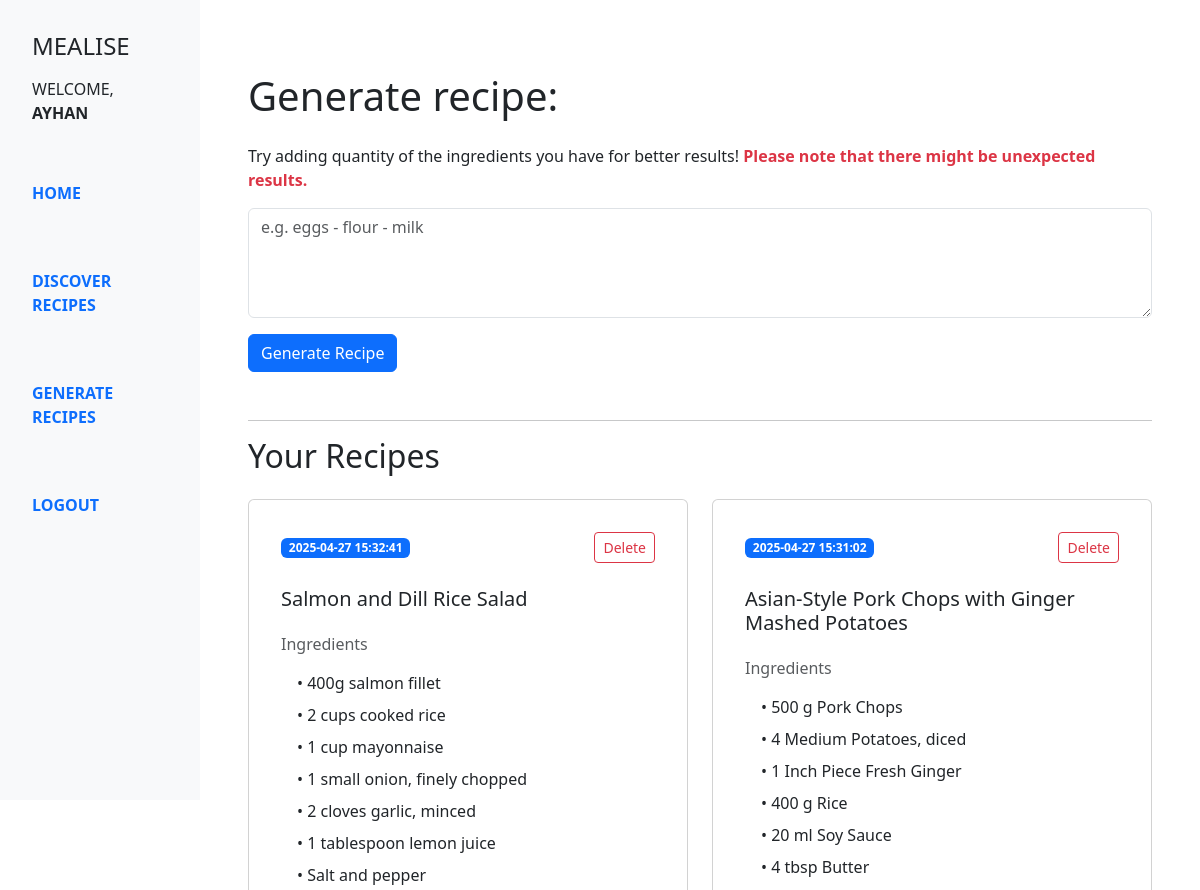
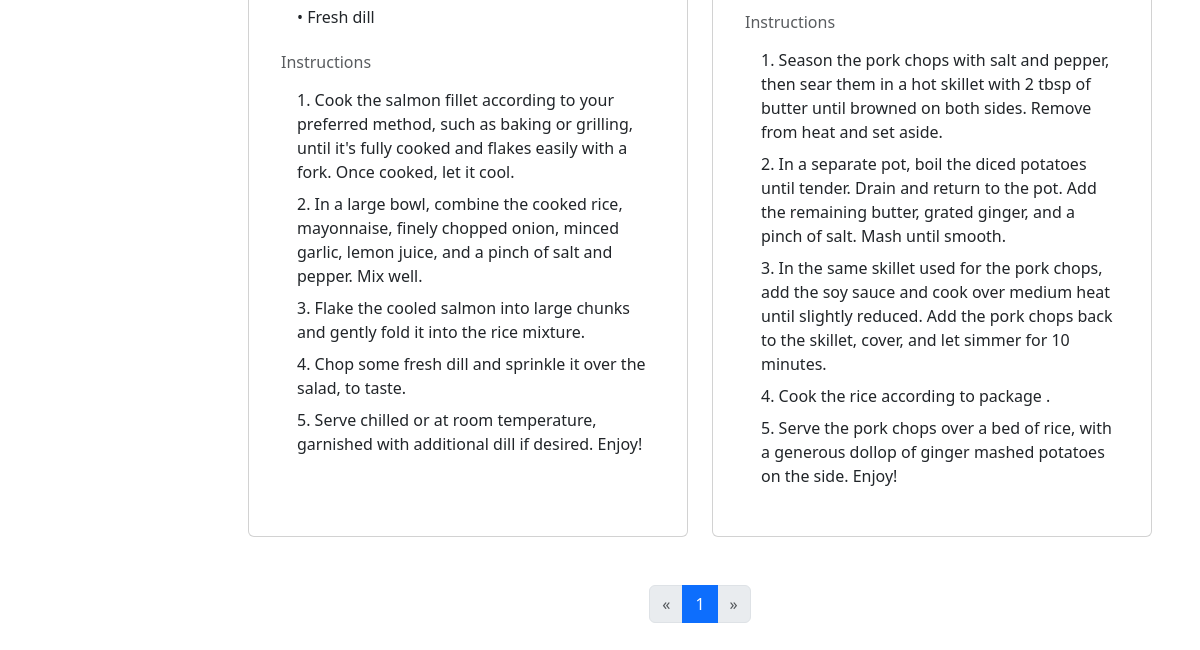
Before: /recipes (signed in) with the older database file (2 pictures, top to bottom).
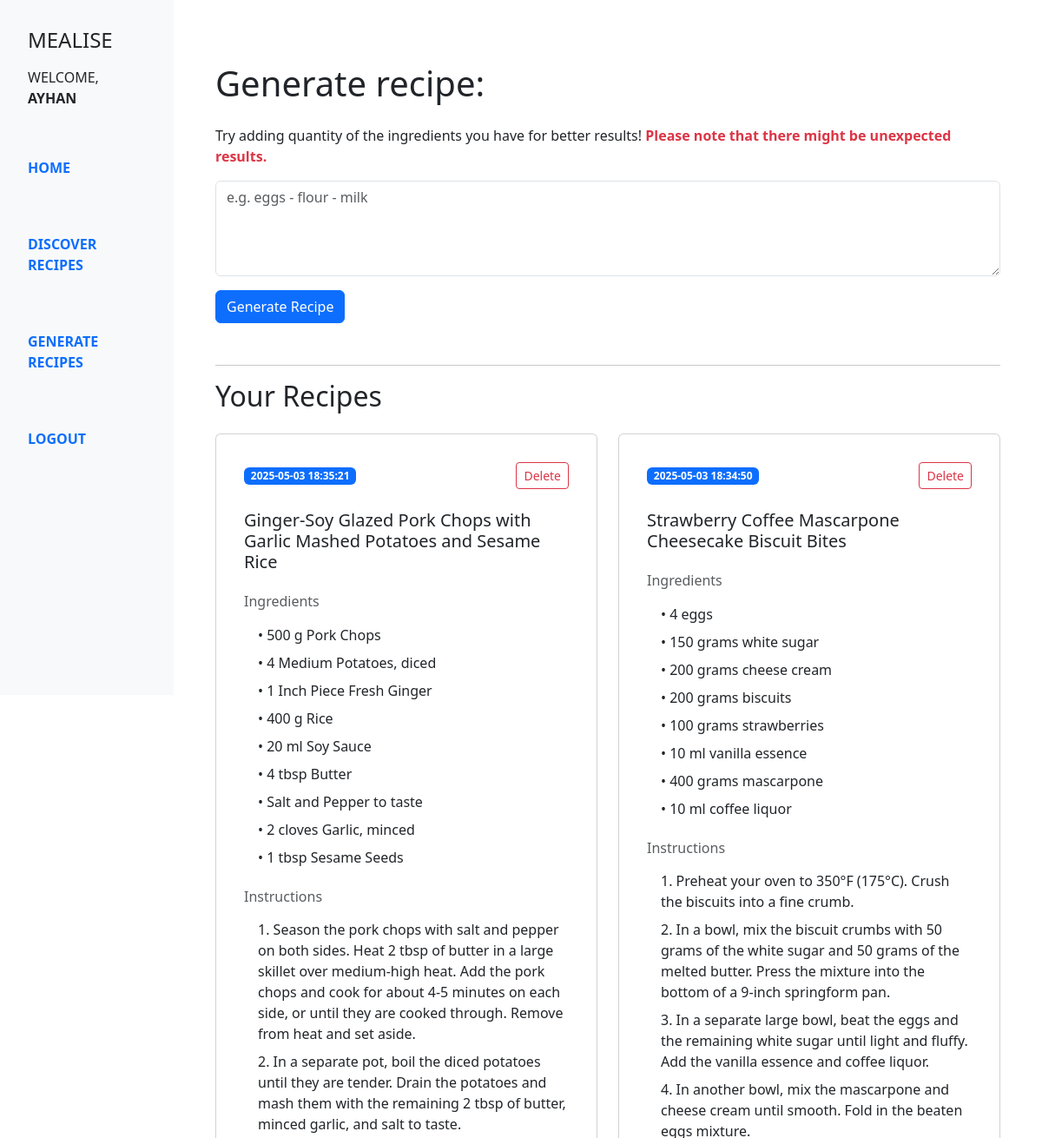
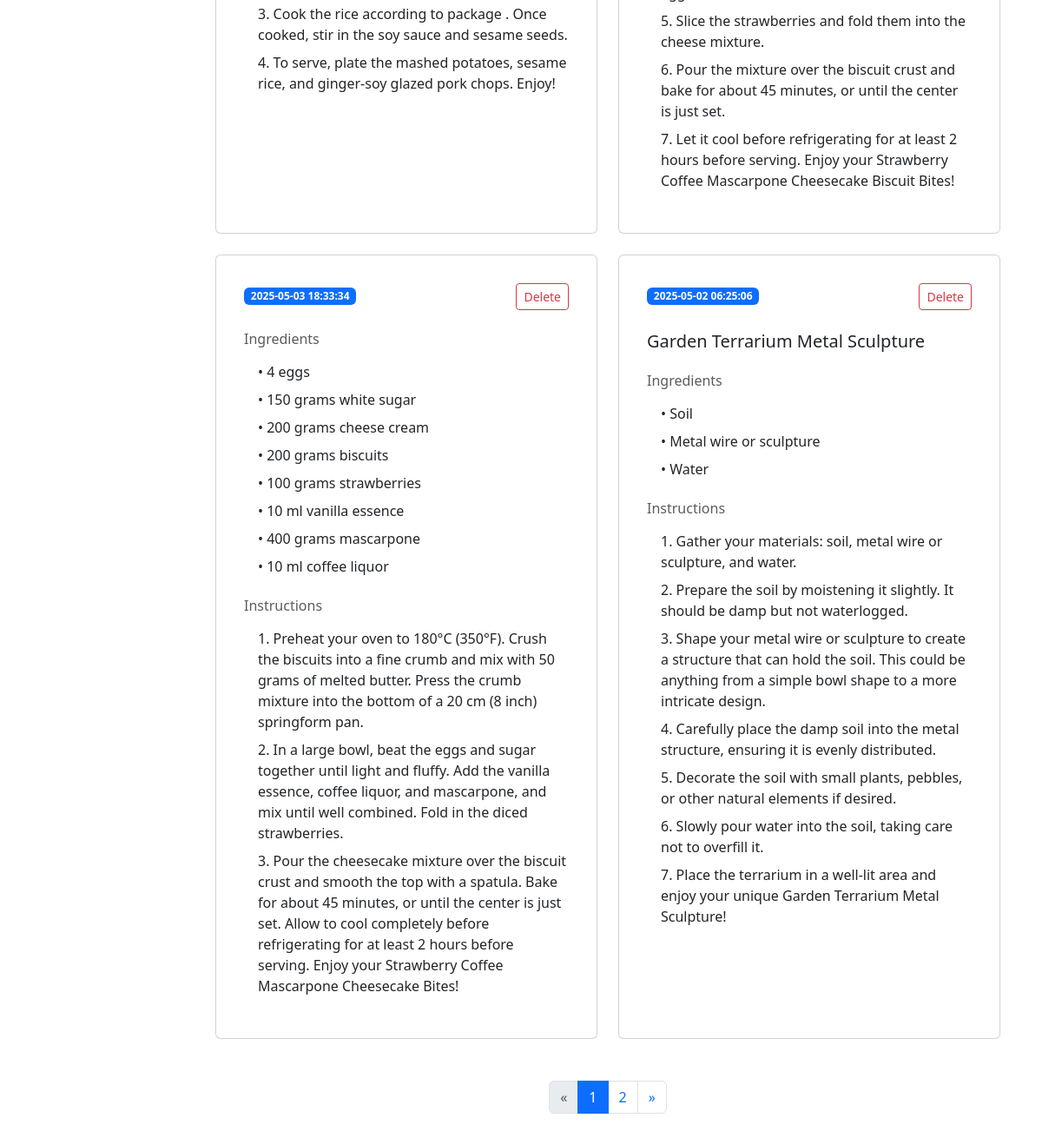
After: the same page with the newer database file (2 pictures, top to bottom).
### models/models.py (models this page shows, shortened)
class User(db.Model, UserMixin):  # Inherit from UserMixin for Flask-Login
    id = db.Column(db.Integer, primary_key=True)
    username = db.Column(db.String(120), unique=True, nullable=False)
    email = db.Column(db.String(120), unique=True, nullable=False)
    password = db.Column(db.String(120), nullable=False)
    @property
    def is_authenticated(self):
        return True

class Recipe(db.Model):
    id = db.Column(db.Integer, primary_key=True)
    username = db.Column(db.String(150), db.ForeignKey('user.username'), nullable=False)
    ingredients = db.Column(db.String(500), nullable=False)
    recipe = db.Column(db.String(1000), nullable=False)
    title = db.Column(db.String(150), nullable=False)
    created_at = db.Column(db.DateTime, nullable=False)

### routes/recipes.py (the view)
@recipes_bp.route('/recipes', methods=['GET'])
@login_required
def gen_recipe_page() :
    if not current_user.is_authenticated :
        print("User not logged in, redirecting to login page...")
        return redirect(url_for('auth.login'))
    username = current_user.username
    from models.models import Recipe
    page = request.args.get('page', 1, type=int)
    per_page = 4
    recipes = Recipe.query.filter_by(username=username).order_by(Recipe.created_at.desc()).paginate(page=page, per_page=per_page)
    return render_template('recipe_page.html', recipes=recipes)

### app.py (called while the page is built)
def create_app():
    app = Flask(__name__)
    app.secret_key = os.getenv('FLASK_SECRET_KEY')
    app.config['SQLALCHEMY_DATABASE_URI'] = os.getenv('DATABASE_URI')
    app.config['SQLALCHEMY_TRACK_MODIFICATIONS'] = False
    app.register_blueprint(auth_bp)
    app.register_blueprint(recipes_bp)
    app.register_blueprint(home_bp)
    app.register_blueprint(spoonacular_bp)
    db.init_app(app)
    bcrypt.init_app(app)
    login_manager = LoginManager()
    login_manager.init_app(app)
    login_manager.login_view = 'auth.login'  # Redirect to login page if not authenticated
    @login_manager.user_loader
    def load_user(user_id) :
        return db.session.get(User, int(user_id))  # Updated method to avoid the legacy warning
    with app.app_context():
        db.create_all()
    return app

### templates/recipe_page.html (shortened to what this page needs)
{% extends 'base.html' %}
{% block content %}
<div class="container py-5 px-4">
    <h1 class="mb-4">Generate recipe: </h1>
    <p>Try adding quantity of the ingredients you have for better results! <span class="text-danger fw-bold">Please note that there might be unexpected results.</span></p>
    <form id="generateForm" method="POST" action="{{ url_for('recipes.generate_and_save_recipe') }}" class="mb-5">
        <div class="mb-3">
            <textarea name="ingredients" id="ingredients" class="form-control" rows="4" placeholder="e.g. eggs - flour - milk" required></textarea>
        </div>
        <button type="submit" class="btn btn-primary">Generate Recipe</button>
    </form>
    <hr>
    <h2 class="mb-4">Your Recipes</h2>
    <div class="row g-4">
        {% for recipe in recipes.items %}
            <div class="col-md-6 d-flex">
                <div class="card w-100 h-100 p-3">
                    <div class="card-body d-flex flex-column">
                        <div>
                            <div class="d-flex align-items-center justify-content-between mb-4">
                                <span class="badge bg-primary">{{ recipe.created_at }}</span>
                                <form method="POST" action="{{ url_for('recipes.delete_recipe', recipe_id=recipe.id) }}" onsubmit="return confirm('Are you sure you want to delete this recipe?');">
                                    <button type="submit" class="btn btn-outline-danger btn-sm">Delete</button>
                                </form>
                            </div>
                            <h5 class="card-title mb-4">{{ recipe.title }}</h5>
                            <h6 class="text-muted mb-3">Ingredients</h6>
                            <ul class="list-unstyled ps-3 mb-4">
                                {% for ingredient in recipe.ingredients.split('--') %}
                                    {% if ingredient.strip() %}
                                        <li class="mb-2">• {{ ingredient.strip() }}</li>
                                    {% endif %}
                                {% endfor %}
                            </ul>
                            <h6 class="text-muted mb-3">Instructions</h6>
                            <ol class="ps-3 list-unstyled">
                                {% for step in recipe.recipe.split('\n') %}
                                    {% if step.strip() %}
                                        <li class="mb-2">{{ step.strip() }}</li>
                                    {% endif %}
                                {% endfor %}
                            </ol>
                        </div>
                    </div>
                </div>
            </div>
        {% endfor %}
    </div>
    <nav aria-label="Recipe navigation" class="mt-5">
        <ul class="pagination justify-content-center">
            {% if recipes.has_prev %}
                <li class="page-item">
                    <a class="page-link" href="{{ url_for('recipes.gen_recipe_page', page=recipes.prev_num) }}" aria-label="Previous">
                        <span aria-hidden="true">&laquo;</span>
                    </a>
                </li>
            {% else %}
                <li class="page-item disabled">
                    <span class="page-link" aria-label="Previous">&laquo;</span>
                </li>
            {% endif %}
            {% for page_num in range(1, recipes.pages + 1) %}
                <li class="page-item {% if page_num == recipes.page %}active{% endif %}">
                    <a class="page-link" href="{{ url_for('recipes.gen_recipe_page', page=page_num) }}">{{ page_num }}</a>
                </li>
            {% endfor %}
            {% if recipes.has_next %}
                <li class="page-item">
                    <a class="page-link" href="{{ url_for('recipes.gen_recipe_page', page=recipes.next_num) }}" aria-label="Next">
                        <span aria-hidden="true">&raquo;</span>
                    </a>
                </li>
            {% else %}
                <li class="page-item disabled">
                    <span class="page-link" aria-label="Next">&raquo;</span>
                </li>
            {% endif %}
        </ul>
    </nav>
</div>
{% endblock %}

### templates/base.html (shortened to what this page needs)
<!DOCTYPE html>
<html lang="en">
<head>
  <link href="https://cdn.jsdelivr.net/npm/bootstrap@5.3.5/dist/css/bootstrap.min.css" rel="stylesheet">
</head>
<body>
  <div class="container-fluid">
    <div class="row min-vh-100">
      <nav class="col-md-3 col-lg-2 d-md-block bg-light sidebar p-3 text-uppercase fw-semibold position-fixed" style="height: 100vh;">
        <h4 class="m-3">Mealise</h4>
        {% if current_user.is_authenticated %}
        <p class="px-3 fw-lighter">Welcome, <b>{{ current_user.username }}</b></p>
      {% endif %}
        <ul class="nav flex-column mt-5">
          <li class="nav-item mb-5">
            <a class="nav-link active" href="{{ url_for('home.landing') }}">Home</a>
          </li>
          <li class="nav-item mb-5">
            <a class="nav-link" href="{{ url_for('spoonacular.unified_discover') }}">Discover Recipes</a>
          </li>
          <li class="nav-item mb-5">
            <a class="nav-link" href="{{ url_for('recipes.gen_recipe_page') }}">Generate Recipes</a>
          </li>
          <li class="nav-item mb-1">
            {% if current_user.is_authenticated %}
          <a class="nav-link" href="{{ url_for('auth.logout') }}">Logout</a>
        {% else %}
          <a class="nav-link" href="{{ url_for('auth.login') }}">Login</a>
        {% endif %}
          </li>
        </ul>
      </nav>
      <main class="col-md-9 ms-sm-auto col-lg-10 px-md-4 py-4">
        {% block content %}
        {% endblock %}
      </main>
    </div>
  </div>
</body>
</html>

Changed rows visible on the page:
no longer on this page (row unchanged): Recipe: created_at "2025-04-27 15:32:41", title "Salmon and Dill Rice Salad", strip "400g salmon fillet" "2 cups cooked rice" "1 cup mayonnaise" "1 small onion, finely chopped" "2 cloves garlic, minced" "1 tablespoon lemon juice" "Salt and pepper" "Fresh dill", strip "1. Cook the salmon fillet according to your preferred method, such as baking or grilling, until it's fully cooked and flakes easily with a fork. Once cooked, let it cool." "2. In a large bowl, combine the cooked rice, mayonnaise, finely chopped onion, minced garlic, lemon juice, and a pinch of salt and pepper. Mix well." "3. Flake the cooled salmon into large chunks and gently fold it into the rice mixture." "4. Chop some fresh dill and sprinkle it over the salad, to taste." "5. Serve chilled or at room temperature, garnished with additional dill if desired. Enjoy!"
no longer on this page (row unchanged): Recipe: created_at "2025-04-27 15:31:02", title "Asian-Style Pork Chops with Ginger Mashed Potatoes", strip "500 g Pork Chops" "4 Medium Potatoes, diced" "1 Inch Piece Fresh Ginger" "400 g Rice" "20 ml Soy Sauce" "4 tbsp Butter", strip "1. Season the pork chops with salt and pepper, then sear them in a hot skillet with 2 tbsp of butter until browned on both sides. Remove from heat and set aside." "2. In a separate pot, boil the diced potatoes until tender. Drain and return to the pot. Add the remaining butter, grated ginger, and a pinch of salt. Mash until smooth." "3. In the same skillet used for the pork chops, add the soy sauce and cook over medium heat until slightly reduced. Add the pork chops back to the skillet, cover, and let simmer for 10 minutes." "4. Cook the rice according to package ." "5. Serve the pork chops over a bed of rice, with a generous dollop of ginger mashed potatoes on the side. Enjoy!"
added Recipe: created_at "2025-05-03 18:35:21", title "Ginger-Soy Glazed Pork Chops with Garlic Mashed Potatoes and Sesame Rice", strip "500 g Pork Chops" "4 Medium Potatoes, diced" "1 Inch Piece Fresh Ginger" "400 g Rice" "20 ml Soy Sauce" "4 tbsp Butter" "Salt and Pepper to taste" "2 cloves Garlic, minced" "1 tbsp Sesame Seeds", strip "1. Season the pork chops with salt and pepper on both sides. Heat 2 tbsp of butter in a large skillet over medium-high heat. Add the pork chops and cook for about 4-5 minutes on each side, or until they are cooked through. Remove from heat and set aside." "2. In a separate pot, boil the diced potatoes until they are tender. Drain the potatoes and mash them with the remaining 2 tbsp of butter, minced garlic, and salt to taste." "3. Cook the rice according to package . Once cooked, stir in the soy sauce and sesame seeds." "4. To serve, plate the mashed potatoes, sesame rice, and ginger-soy glazed pork chops. Enjoy!"
added Recipe: created_at "2025-05-03 18:34:50", title "Strawberry Coffee Mascarpone Cheesecake Biscuit Bites", strip "4 eggs" "150 grams white sugar" "200 grams cheese cream" "200 grams biscuits" "100 grams strawberries" "10 ml vanilla essence" "400 grams mascarpone" "10 ml coffee liquor", strip "1. Preheat your oven to 350°F (175°C). Crush the biscuits into a fine crumb." "2. In a bowl, mix the biscuit crumbs with 50 grams of the white sugar and 50 grams of the melted butter. Press the mixture into the bottom of a 9-inch springform pan." "3. In a separate large bowl, beat the eggs and the remaining white sugar until light and fluffy. Add the vanilla essence and coffee liquor." "4. In another bowl, mix the mascarpone and cheese cream until smooth. Fold in the beaten eggs mixture." "5. Slice the strawberries and fold them into the cheese mixture." "6. Pour the mixture over the biscuit crust and bake for about 45 minutes, or until the center is just set." "7. Let it cool before refrigerating for at least 2 hours before serving. Enjoy your Strawberry Coffee Mascarpone Cheesecake Biscuit Bites!"
added Recipe: created_at "2025-05-03 18:33:34", strip "4 eggs" "150 grams white sugar" "200 grams cheese cream" "200 grams biscuits" "100 grams strawberries" "10 ml vanilla essence" "400 grams mascarpone" "10 ml coffee liquor", strip "1. Preheat your oven to 180°C (350°F). Crush the biscuits into a fine crumb and mix with 50 grams of melted butter. Press the crumb mixture into the bottom of a 20 cm (8 inch) springform pan." "2. In a large bowl, beat the eggs and sugar together until light and fluffy. Add the vanilla essence, coffee liquor, and mascarpone, and mix until well combined. Fold in the diced strawberries." "3. Pour the cheesecake mixture over the biscuit crust and smooth the top with a spatula. Bake for about 45 minutes, or until the center is just set. Allow to cool completely before refrigerating for at least 2 hours before serving. Enjoy your Strawberry Coffee Mascarpone Cheesecake Bites!"
added Recipe: created_at "2025-05-02 06:25:06", title "Garden Terrarium Metal Sculpture", strip "Soil" "Metal wire or sculpture" "Water", strip "1. Gather your materials: soil, metal wire or sculpture, and water." "2. Prepare the soil by moistening it slightly. It should be damp but not waterlogged." "3. Shape your metal wire or sculpture to create a structure that can hold the soil. This could be anything from a simple bowl shape to a more intricate design." "4. Carefully place the damp soil into the metal structure, ensuring it is evenly distributed." "5. Decorate the soil with small plants, pebbles, or other natural elements if desired." "6. Slowly pour water into the soil, taking care not to overfill it." "7. Place the terrarium in a well-lit area and enjoy your unique Garden Terrarium Metal Sculpture!"
Other visible differences:
new list line: "2"
